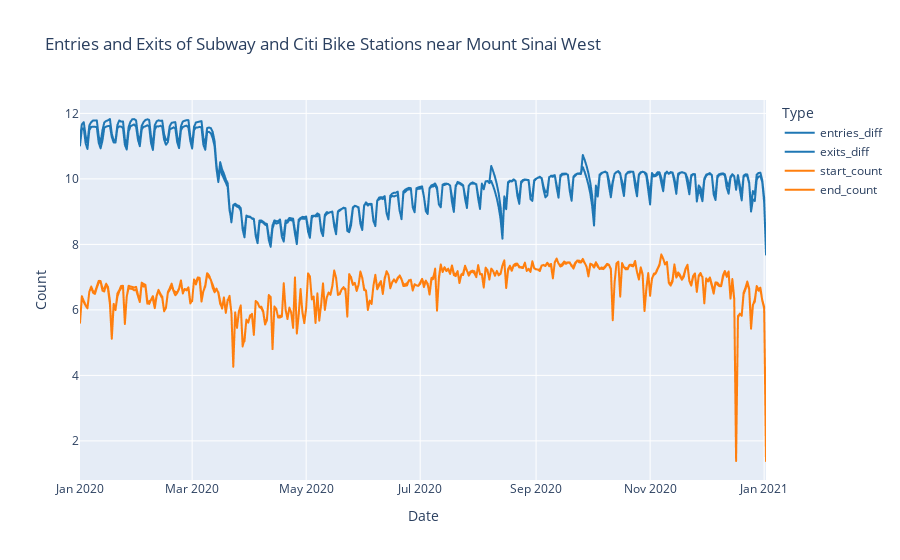
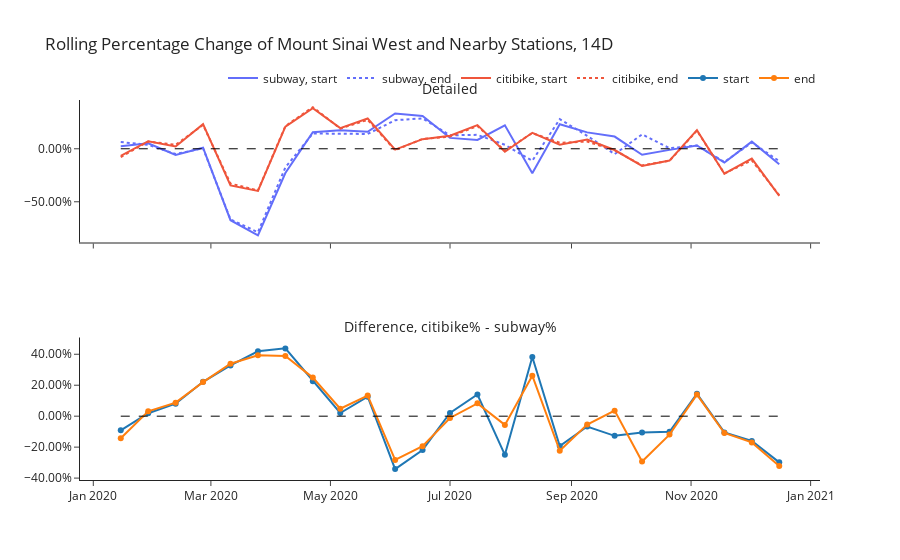

Source (notebook cell) for these figures, in order:
### Code cell
px.set_mapbox_access_token(open('.mapbox_token').read())
def graph_hospital(hospital_name, hospital_coord, radius=1000, map=False, window='14D'):
    lat = hospital_coord[0]
    lng = hospital_coord[1]
    nearby_subway = npt.find_nearby_stations((lat, lng), radius=radius, kind="subway")
    nearby_citibike = npt.find_nearby_stations((lat, lng), radius=radius/2, kind="citibike")
    nearby_subway['transportation'] = 'subway'
    nearby_citibike['transportation'] = 'citibike'
    nearby = pd.concat([nearby_subway, nearby_citibike], axis=0)
    nearby = pd.concat([
        nearby,
        pd.DataFrame(
            {
                'station': [hospital_name],
                'lat': [lat],
                'lng': [lng],
                'distance': [0],
                'transportation': ['hospital']
            }
        )
    ])
    if (len(nearby_subway) == 0) | (len(nearby_citibike) == 0):
        raise ValueError(f"No subway or citibike stations found within {radius} \n \
                         meters of {hospital_name}. {len(nearby_subway)} subway stations \n \
                         and {len(nearby_citibike)} citibike stations found within {radius/2}")

    if map:
        figure = px.scatter_mapbox(
            nearby,
            lat='lat',
            lon='lng',
            hover_name='station',
            hover_data=['distance'],
            color='transportation',
            color_discrete_sequence=['#1f77b4', '#ff7f0e', '#2ca02c'],
            zoom=13,
            height=500,
            width=800,
            title=f"Subway and Citi Bike Stations within {radius} meters of {hospital_name}",
            mapbox_style='carto-positron'
        )
        figure.update_layout(
            legend=dict(
                orientation='h',
                yanchor='bottom',
                y=1.02,
                xanchor='right',
                x=1
            )
        )
        figure.show()
    else:
        pass

    df_citibike_graph = df_citibike.loc[df_citibike['citibike_station'].isin(nearby_citibike['station'])]
    df_subway_graph = df_subway.loc[df_subway['station'].isin(nearby_subway['station'])]
    max_datetime = df_subway_graph['datetime_rounded'].max()
    min_datetime = df_subway_graph['datetime_rounded'].min()
    df_citibike_graph = df_citibike_graph.loc[(df_citibike_graph['datetime_rounded'] >= min_datetime) & (df_citibike_graph['datetime_rounded'] <= max_datetime)]
    df_graph = (
        df_subway_graph.groupby('datetime_rounded').sum().reset_index()
        .merge(
            df_citibike_graph.groupby('datetime_rounded').sum().reset_index(),
            on='datetime_rounded',
        )
    )
    figure = px.line(
        (
            df_graph
            .resample('1D', on='datetime_rounded').sum().reset_index()
            .assign(
                entries_diff = lambda df: np.log(df['entries_diff'] + 1),
                exits_diff = lambda df: np.log(df['exits_diff'] + 1),
                start_count = lambda df: np.log(df['start_count'] + 1),
                end_count = lambda df: np.log(df['end_count'] + 1)
            )
        ),
        x='datetime_rounded',
        y=['entries_diff', 'exits_diff', 'start_count', 'end_count'],
        labels={
            'datetime_rounded': 'Date',
            'value': 'Count',
            'variable': 'Type'
        },
        title=f"Entries and Exits of Subway and Citi Bike Stations near {hospital_name}",
        color_discrete_sequence=['#1f77b4', '#1f77b4', '#ff7f0e', '#ff7f0e'],
        #symbol_sequence=['circle', 'square', 'circle', 'square'],

    )
    figure.show()

    figure = npt.plot_rolling_pct_change(
        df_graph,
        window=window,
        datetime_col='datetime_rounded'
    )
    figure.update_layout(
        title=f"Rolling Percentage Change of {hospital_name} and Nearby Stations, {window}",
        legend=dict(
            orientation='h',
            yanchor='bottom',
            y=1.02,
            xanchor='right',
            x=1
        )
    )
    figure.show()
            

HOSPITAL_NAME = 'Mount Sinai West'
WINDOW = '14D'
graph_hospital(
    hospital_name=hospital_df.loc[lambda df: df['Name'].str.contains(HOSPITAL_NAME), 'Name'].values[0],
    hospital_coord=hospital_df.loc[lambda df: df['Name'].str.contains(HOSPITAL_NAME), 'coord'].values[0],
    radius=1000,
    map=True,
    window=WINDOW
)

### Figure 1 — Plotly figure (JSON) as saved in the notebook; plotly's stock layout.template omitted (floating-point values rounded to 4 significant figures; data arrays with more than 128 entries replaced by an {"elided": "..."} marker saying what was removed)
{"data": [{"hovertemplate": "Type=entries_diff<br>Date=%{x}<br>Count=%{y}<extra></extra>", "legendgroup": "entries_diff", "line": {"color": "#1f77b4", "dash": "solid"}, "marker": {"symbol": "circle"}, "mode": "lines", "name": "entries_diff", "showlegend": true, "type": "scattergl", "x": {"elided": "368 str values"}, "xaxis": "x", "y": {"elided": "368 float values"}, "yaxis": "y"}, {"hovertemplate": "Type=exits_diff<br>Date=%{x}<br>Count=%{y}<extra></extra>", "legendgroup": "exits_diff", "line": {"color": "#1f77b4", "dash": "solid"}, "marker": {"symbol": "circle"}, "mode": "lines", "name": "exits_diff", "showlegend": true, "type": "scattergl", "x": {"elided": "368 str values"}, "xaxis": "x", "y": {"elided": "368 float values"}, "yaxis": "y"}, {"hovertemplate": "Type=start_count<br>Date=%{x}<br>Count=%{y}<extra></extra>", "legendgroup": "start_count", "line": {"color": "#ff7f0e", "dash": "solid"}, "marker": {"symbol": "circle"}, "mode": "lines", "name": "start_count", "showlegend": true, "type": "scattergl", "x": {"elided": "368 str values"}, "xaxis": "x", "y": {"elided": "368 float values"}, "yaxis": "y"}, {"hovertemplate": "Type=end_count<br>Date=%{x}<br>Count=%{y}<extra></extra>", "legendgroup": "end_count", "line": {"color": "#ff7f0e", "dash": "solid"}, "marker": {"symbol": "circle"}, "mode": "lines", "name": "end_count", "showlegend": true, "type": "scattergl", "x": {"elided": "368 str values"}, "xaxis": "x", "y": {"elided": "368 float values"}, "yaxis": "y"}], "layout": {"legend": {"title": {"text": "Type"}, "tracegroupgap": 0}, "title": {"text": "Entries and Exits of Subway and Citi Bike Stations near Mount Sinai West"}, "xaxis": {"anchor": "y", "domain": [0, 1], "title": {"text": "Date"}}, "yaxis": {"anchor": "x", "domain": [0, 1], "title": {"text": "Count"}}}}

### Figure 2 — Plotly figure (JSON) as saved in the notebook; plotly's stock layout.template omitted (floating-point values rounded to 4 significant figures)
{"data": [{"hovertemplate": "Transportation=subway<br>Start or End=start<br>Date=%{x}<br>Percentage Change=%{y}<extra></extra>", "legendgroup": "subway, start", "line": {"color": "#636efa", "dash": "solid"}, "marker": {"symbol": "circle"}, "mode": "lines", "name": "subway, start", "orientation": "v", "showlegend": true, "type": "scatter", "x": ["2020-01-15T00:00:00", "2020-01-29T00:00:00", "2020-02-12T00:00:00", "2020-02-26T00:00:00", "2020-03-11T00:00:00", "2020-03-25T00:00:00", "2020-04-08T00:00:00", "2020-04-22T00:00:00", "2020-05-06T00:00:00", "2020-05-20T00:00:00", "2020-06-03T00:00:00", "2020-06-17T00:00:00", "2020-07-01T00:00:00", "2020-07-15T00:00:00", "2020-07-29T00:00:00", "2020-08-12T00:00:00", "2020-08-26T00:00:00", "2020-09-09T00:00:00", "2020-09-23T00:00:00", "2020-10-07T00:00:00", "2020-10-21T00:00:00", "2020-11-04T00:00:00", "2020-11-18T00:00:00", "2020-12-02T00:00:00", "2020-12-16T00:00:00"], "xaxis": "x", "y": [0.02324, 0.05241, -0.05884, 0.00977, -0.6737, -0.817, -0.2288, 0.157, 0.1744, 0.1598, 0.3335, 0.3089, 0.1027, 0.08317, 0.222, -0.2312, 0.2321, 0.1549, 0.1153, -0.05651, -0.01031, 0.03154, -0.1307, 0.06732, -0.1458], "yaxis": "y"}, {"hovertemplate": "Transportation=subway<br>Start or End=end<br>Date=%{x}<br>Percentage Change=%{y}<extra></extra>", "legendgroup": "subway, end", "line": {"color": "#636efa", "dash": "dot"}, "marker": {"symbol": "circle"}, "mode": "lines", "name": "subway, end", "orientation": "v", "showlegend": true, "type": "scatter", "x": ["2020-01-15T00:00:00", "2020-01-29T00:00:00", "2020-02-12T00:00:00", "2020-02-26T00:00:00", "2020-03-11T00:00:00", "2020-03-25T00:00:00", "2020-04-08T00:00:00", "2020-04-22T00:00:00", "2020-05-06T00:00:00", "2020-05-20T00:00:00", "2020-06-03T00:00:00", "2020-06-17T00:00:00", "2020-07-01T00:00:00", "2020-07-15T00:00:00", "2020-07-29T00:00:00", "2020-08-12T00:00:00", "2020-08-26T00:00:00", "2020-09-09T00:00:00", "2020-09-23T00:00:00", "2020-10-07T00:00:00", "2020-10-21T00:00:00", "2020-11-04T00:00:00", "2020-11-18T00:00:00", "2020-12-02T00:00:00", "2020-12-16T00:00:00"], "xaxis": "x", "y": [0.0635, 0.03735, -0.04984, 0.004737, -0.6671, -0.7869, -0.1752, 0.1438, 0.1426, 0.1396, 0.2696, 0.2869, 0.127, 0.1316, 0.038, -0.1134, 0.2798, 0.1224, -0.0502, 0.1359, 0.005698, 0.03132, -0.1245, 0.05954, -0.1165], "yaxis": "y"}, {"hovertemplate": "Transportation=citibike<br>Start or End=start<br>Date=%{x}<br>Percentage Change=%{y}<extra></extra>", "legendgroup": "citibike, start", "line": {"color": "#EF553B", "dash": "solid"}, "marker": {"symbol": "circle"}, "mode": "lines", "name": "citibike, start", "orientation": "v", "showlegend": true, "type": "scatter", "x": ["2020-01-15T00:00:00", "2020-01-29T00:00:00", "2020-02-12T00:00:00", "2020-02-26T00:00:00", "2020-03-11T00:00:00", "2020-03-25T00:00:00", "2020-04-08T00:00:00", "2020-04-22T00:00:00", "2020-05-06T00:00:00", "2020-05-20T00:00:00", "2020-06-03T00:00:00", "2020-06-17T00:00:00", "2020-07-01T00:00:00", "2020-07-15T00:00:00", "2020-07-29T00:00:00", "2020-08-12T00:00:00", "2020-08-26T00:00:00", "2020-09-09T00:00:00", "2020-09-23T00:00:00", "2020-10-07T00:00:00", "2020-10-21T00:00:00", "2020-11-04T00:00:00", "2020-11-18T00:00:00", "2020-12-02T00:00:00", "2020-12-16T00:00:00"], "xaxis": "x", "y": [-0.0679, 0.07139, 0.02197, 0.2319, -0.3456, -0.3979, 0.2092, 0.3826, 0.1949, 0.2857, -0.008539, 0.09068, 0.1236, 0.223, -0.02763, 0.1508, 0.0393, 0.08794, -0.01162, -0.1612, -0.1115, 0.176, -0.2354, -0.09256, -0.4441], "yaxis": "y"}, {"hovertemplate": "Transportation=citibike<br>Start or End=end<br>Date=%{x}<br>Percentage Change=%{y}<extra></extra>", "legendgroup": "citibike, end", "line": {"color": "#EF553B", "dash": "dot"}, "marker": {"symbol": "circle"}, "mode": "lines", "name": "citibike, end", "orientation": "v", "showlegend": true, "type": "scatter", "x": ["2020-01-15T00:00:00", "2020-01-29T00:00:00", "2020-02-12T00:00:00", "2020-02-26T00:00:00", "2020-03-11T00:00:00", "2020-03-25T00:00:00", "2020-04-08T00:00:00", "2020-04-22T00:00:00", "2020-05-06T00:00:00", "2020-05-20T00:00:00", "2020-06-03T00:00:00", "2020-06-17T00:00:00", "2020-07-01T00:00:00", "2020-07-15T00:00:00", "2020-07-29T00:00:00", "2020-08-12T00:00:00", "2020-08-26T00:00:00", "2020-09-09T00:00:00", "2020-09-23T00:00:00", "2020-10-07T00:00:00", "2020-10-21T00:00:00", "2020-11-04T00:00:00", "2020-11-18T00:00:00", "2020-12-02T00:00:00", "2020-12-16T00:00:00"], "xaxis": "x", "y": [-0.07858, 0.06868, 0.03748, 0.225, -0.3284, -0.3937, 0.2138, 0.3931, 0.1912, 0.2729, -0.01296, 0.09342, 0.1153, 0.2145, -0.01824, 0.1485, 0.05635, 0.06803, -0.01434, -0.1569, -0.1134, 0.1707, -0.2328, -0.11, -0.4378], "yaxis": "y"}, {"hovertemplate": "Start or End=start<br>Date=%{x}<br>citibike% - subway%=%{y}<extra></extra>", "legendgroup": "start", "line": {"color": "#1f77b4", "dash": "solid"}, "marker": {"symbol": "circle"}, "mode": "lines+markers", "name": "start", "orientation": "v", "showlegend": true, "type": "scatter", "x": ["2020-01-15T00:00:00", "2020-01-29T00:00:00", "2020-02-12T00:00:00", "2020-02-26T00:00:00", "2020-03-11T00:00:00", "2020-03-25T00:00:00", "2020-04-08T00:00:00", "2020-04-22T00:00:00", "2020-05-06T00:00:00", "2020-05-20T00:00:00", "2020-06-03T00:00:00", "2020-06-17T00:00:00", "2020-07-01T00:00:00", "2020-07-15T00:00:00", "2020-07-29T00:00:00", "2020-08-12T00:00:00", "2020-08-26T00:00:00", "2020-09-09T00:00:00", "2020-09-23T00:00:00", "2020-10-07T00:00:00", "2020-10-21T00:00:00", "2020-11-04T00:00:00", "2020-11-18T00:00:00", "2020-12-02T00:00:00", "2020-12-16T00:00:00"], "xaxis": "x2", "y": [-0.09114, 0.01898, 0.08081, 0.2222, 0.328, 0.4191, 0.438, 0.2256, 0.02053, 0.1258, -0.342, -0.2182, 0.02087, 0.1398, -0.2497, 0.382, -0.1928, -0.06697, -0.1269, -0.1047, -0.1012, 0.1445, -0.1047, -0.1599, -0.2984], "yaxis": "y2"}, {"hovertemplate": "Start or End=end<br>Date=%{x}<br>citibike% - subway%=%{y}<extra></extra>", "legendgroup": "end", "line": {"color": "#ff7f0e", "dash": "solid"}, "marker": {"symbol": "circle"}, "mode": "lines+markers", "name": "end", "orientation": "v", "showlegend": true, "type": "scatter", "x": ["2020-01-15T00:00:00", "2020-01-29T00:00:00", "2020-02-12T00:00:00", "2020-02-26T00:00:00", "2020-03-11T00:00:00", "2020-03-25T00:00:00", "2020-04-08T00:00:00", "2020-04-22T00:00:00", "2020-05-06T00:00:00", "2020-05-20T00:00:00", "2020-06-03T00:00:00", "2020-06-17T00:00:00", "2020-07-01T00:00:00", "2020-07-15T00:00:00", "2020-07-29T00:00:00", "2020-08-12T00:00:00", "2020-08-26T00:00:00", "2020-09-09T00:00:00", "2020-09-23T00:00:00", "2020-10-07T00:00:00", "2020-10-21T00:00:00", "2020-11-04T00:00:00", "2020-11-18T00:00:00", "2020-12-02T00:00:00", "2020-12-16T00:00:00"], "xaxis": "x2", "y": [-0.1421, 0.03133, 0.08732, 0.2203, 0.3387, 0.3931, 0.3891, 0.2493, 0.04865, 0.1333, -0.2826, -0.1935, -0.01169, 0.08286, -0.05625, 0.2619, -0.2234, -0.0544, 0.03586, -0.2927, -0.1191, 0.1393, -0.1084, -0.1695, -0.3214], "yaxis": "y2"}, {"line": {"color": "black", "dash": "dash", "width": 1}, "mode": "lines", "name": "0% Line", "showlegend": false, "type": "scatter", "x": ["2020-01-15T00:00:00.000000000", "2020-01-29T00:00:00.000000000", "2020-02-12T00:00:00.000000000", "2020-02-26T00:00:00.000000000", "2020-03-11T00:00:00.000000000", "2020-03-25T00:00:00.000000000", "2020-04-08T00:00:00.000000000", "2020-04-22T00:00:00.000000000", "2020-05-06T00:00:00.000000000", "2020-05-20T00:00:00.000000000", "2020-06-03T00:00:00.000000000", "2020-06-17T00:00:00.000000000", "2020-07-01T00:00:00.000000000", "2020-07-15T00:00:00.000000000", "2020-07-29T00:00:00.000000000", "2020-08-12T00:00:00.000000000", "2020-08-26T00:00:00.000000000", "2020-09-09T00:00:00.000000000", "2020-09-23T00:00:00.000000000", "2020-10-07T00:00:00.000000000", "2020-10-21T00:00:00.000000000", "2020-11-04T00:00:00.000000000", "2020-11-18T00:00:00.000000000", "2020-12-02T00:00:00.000000000", "2020-12-16T00:00:00.000000000"], "xaxis": "x", "y": [0, 0, 0, 0, 0, 0, 0, 0, 0, 0, 0, 0, 0, 0, 0, 0, 0, 0, 0, 0, 0, 0, 0, 0, 0], "yaxis": "y"}, {"line": {"color": "black", "dash": "dash", "width": 1}, "mode": "lines", "name": "0% Line", "showlegend": false, "type": "scatter", "x": ["2020-01-15T00:00:00.000000000", "2020-01-29T00:00:00.000000000", "2020-02-12T00:00:00.000000000", "2020-02-26T00:00:00.000000000", "2020-03-11T00:00:00.000000000", "2020-03-25T00:00:00.000000000", "2020-04-08T00:00:00.000000000", "2020-04-22T00:00:00.000000000", "2020-05-06T00:00:00.000000000", "2020-05-20T00:00:00.000000000", "2020-06-03T00:00:00.000000000", "2020-06-17T00:00:00.000000000", "2020-07-01T00:00:00.000000000", "2020-07-15T00:00:00.000000000", "2020-07-29T00:00:00.000000000", "2020-08-12T00:00:00.000000000", "2020-08-26T00:00:00.000000000", "2020-09-09T00:00:00.000000000", "2020-09-23T00:00:00.000000000", "2020-10-07T00:00:00.000000000", "2020-10-21T00:00:00.000000000", "2020-11-04T00:00:00.000000000", "2020-11-18T00:00:00.000000000", "2020-12-02T00:00:00.000000000", "2020-12-16T00:00:00.000000000"], "xaxis": "x2", "y": [0, 0, 0, 0, 0, 0, 0, 0, 0, 0, 0, 0, 0, 0, 0, 0, 0, 0, 0, 0, 0, 0, 0, 0, 0], "yaxis": "y2"}], "layout": {"annotations": [{"font": {"size": 14}, "showarrow": false, "text": "Detailed", "x": 0.5, "xanchor": "center", "xref": "paper", "y": 1, "yanchor": "bottom", "yref": "paper"}, {"font": {"size": 14}, "showarrow": false, "text": "Difference, citibike% - subway%", "x": 0.5, "xanchor": "center", "xref": "paper", "y": 0.375, "yanchor": "bottom", "yref": "paper"}], "legend": {"orientation": "h", "x": 1, "xanchor": "right", "y": 1.02, "yanchor": "bottom"}, "title": {"text": "Rolling Percentage Change of Mount Sinai West and Nearby Stations, 14D"}, "xaxis": {"anchor": "y", "domain": [0, 1], "matches": "x2", "showticklabels": false}, "xaxis2": {"anchor": "y2", "domain": [0, 1]}, "yaxis": {"anchor": "x", "domain": [0.625, 1], "tickformat": ".2%"}, "yaxis2": {"anchor": "x2", "domain": [0, 0.375], "tickformat": ".2%"}}}
